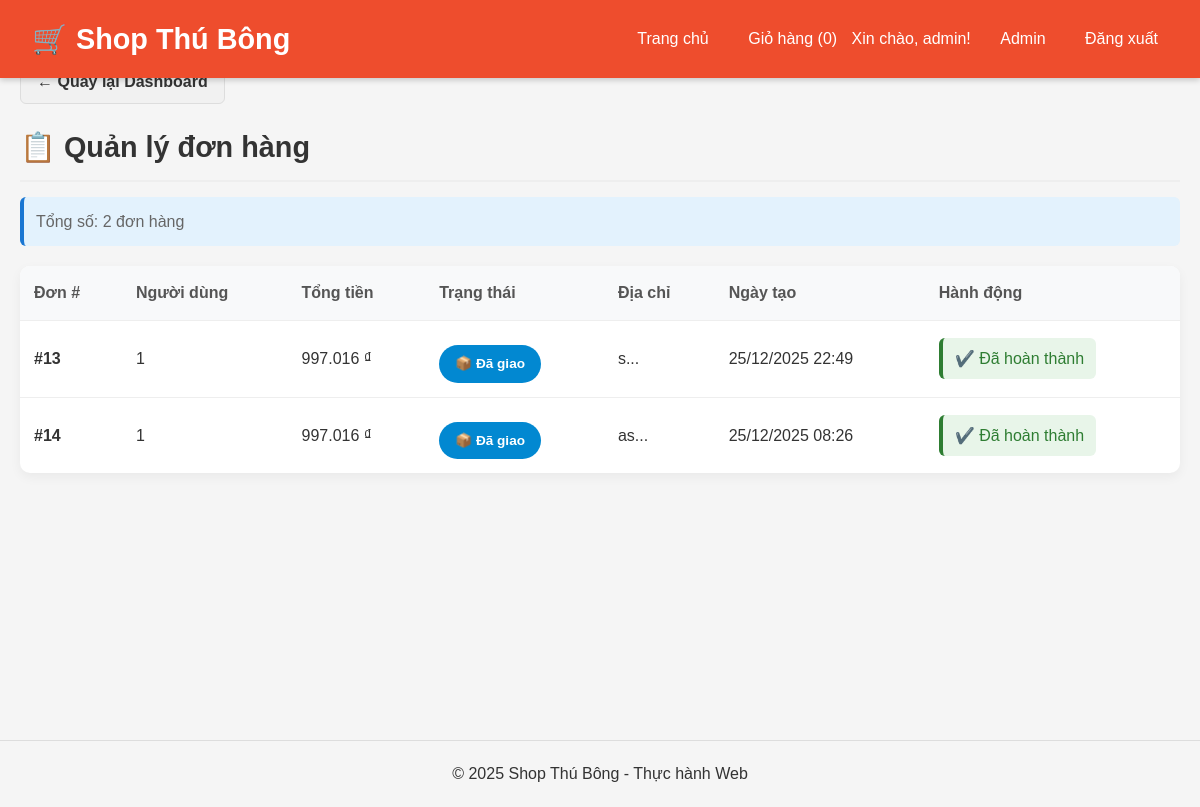
/admin/manage_orders.php (signed in), run on the app's committed database.
### tables this page shows
CREATE TABLE `orders` (
  `id` int(11) NOT NULL,
  `user_id` int(11) DEFAULT NULL,
  `total` decimal(10,2) DEFAULT NULL,
  `status` enum('pending','confirmed','shipped','delivered') DEFAULT 'pending',
  `address` text DEFAULT NULL,
  `phone` varchar(20) NOT NULL,
  `created_at` datetime DEFAULT current_timestamp()
);

### admin/manage_orders.php (the view, shortened to what this page needs)
<?php
include '../includes/db.php';
$stmt = $pdo->query("SELECT * FROM orders ORDER BY created_at DESC");
$orders = $stmt->fetchAll();
$status_map = [
    'pending' => ['label' => '⏳ Chờ xác nhận', 'color' => '#f57c00'],
    'confirmed' => ['label' => '✅ Đã xác nhận', 'color' => '#388e3c'],
    'shipped' => ['label' => '🚚 Đang giao', 'color' => '#1976d2'],
    'delivered' => ['label' => '📦 Đã giao', 'color' => '#0288d1']
];
?>
<!DOCTYPE html>
<html lang="vi">
<head>
    <link rel="stylesheet" href="assets/css/style.css">
</head>
<body>
<?php include '../includes/header.php'; ?>
<main class="container">
    <a href="admin/dashboard.php" class="back-link">&larr; Quay lại Dashboard</a>
    <h2>📋 Quản lý đơn hàng</h2>
    <p class="info">Tổng số: <?= count($orders) ?> đơn hàng</p>
    <table class="order-table">
        <thead>
            <tr>
                <th>Đơn #</th>
                <th>Người dùng</th>
                <th>Tổng tiền</th>
                <th>Trạng thái</th>
                <th>Địa chỉ</th>
                <th>Ngày tạo</th>
                <th>Hành động</th>
            </tr>
        </thead>
        <tbody>
            <?php foreach ($orders as $o): ?>
            <tr>
                <td><strong>#<?= $o['id'] ?></strong></td>
                <td><?= $o['user_id'] ?: 'Khách' ?></td>
                <td><?= number_format($o['total'], 0, ',', '.') ?> ₫</td>
                <td>
                    <span class="status-badge" style="background: <?= $status_map[$o['status']]['color'] ?>">
                        <?= $status_map[$o['status']]['label'] ?>
                    </span>
                </td>
                <td><?= htmlspecialchars(substr($o['address'], 0, 30)) ?>...</td>
                <td><?= date('d/m/Y H:i', strtotime($o['created_at'])) ?></td>
                <td>
                    <form method="POST" style="display:inline;">
                        <?php if ($o['status'] === 'pending'): ?>
                            <button type="submit" name="action" value="confirm" class="btn btn-confirm">
                                ✅ Xác nhận
                            </button>
                        <?php elseif ($o['status'] === 'confirmed'): ?>
                            <button type="submit" name="action" value="ship" class="btn btn-ship">🚚 Giao hàng</button>
                        <?php elseif ($o['status'] === 'shipped'): ?>
                            <button type="submit" name="action" value="deliver" class="btn btn-deliver">📦 Hoàn thành</button>
                        <?php else: ?>
                            <span class="success">✔️ Đã hoàn thành</span>
                        <?php endif; ?>
                    </form>
                </td>
            </tr>
            <?php endforeach; ?>
        </tbody>
    </table>
</main>
<?php include '../includes/footer.php'; ?>
</body>
</html>

### assets/css/style.css (style rules this page uses)
* { box-sizing: border-box; margin: 0; padding: 0; font-family: Arial, sans-serif; }
body { line-height: 1.6; color: #333; background: #f5f5f5; padding: 40px 0 0 0; }
.back-link { display: inline-block; margin-bottom: 20px; padding: 8px 16px; background: #f1f1f1; color: #333; text-decoration: none; border-radius: 6px; font-weight: bold; border: 1px solid #ddd; transition: all 0.3s; }
main { padding: 20px; max-width: 1200px; margin: 80px auto 20px; min-height: calc(100vh - 140px); }
.container { max-width: 1200px; margin: 0 auto; padding: 20px; }
.container h2 { color: #333; margin-bottom: 15px; font-size: 1.8rem; border-bottom: 2px solid #eee; padding-bottom: 10px; }
.container p { color: #666; margin-bottom: 20px; }
.order-table, .products-table, .users-table { width: 100%; border-collapse: collapse; margin-top: 20px; background: white; border-radius: 10px; overflow: hidden; box-shadow: 0 4px 12px rgba(0,0,0,0.05); }
.order-table th, .order-table td, .products-table th, .products-table td, .users-table th, .users-table td { padding: 14px; text-align: left; border-bottom: 1px solid #eee; }
.order-table th, .products-table th, .users-table th { background: #f8f9fa; font-weight: 600; color: #555; }
.order-table tr:last-child td, .products-table tr:last-child td, .users-table tr:last-child td { border-bottom: none; }
.status-badge { display: inline-block; padding: 4px 8px; border-radius: 4px; font-size: 0.85rem; font-weight: bold; color: white; }
table form { display: inline; margin: 0; padding: 0; }
.success { color: #2e7d32; background: #e8f5e9; padding: 12px; border-radius: 6px; margin-bottom: 20px; border-left: 4px solid #2e7d32; }
.info { color: #1976d2; background: #e3f2fd; padding: 12px; border-radius: 6px; margin-bottom: 20px; border-left: 4px solid #1976d2; }
.status-badge { display: inline-block; padding: 8px 16px; border-radius: 20px; font-weight: bold; color: white; margin-top: 10px; }

### data on the page
orders: id "13", user "1", total "997.016", status "📦 Đã giao", address "s", created_at "25/12/2025 22:49", shows "✔️ Đã hoàn thành"
orders: id "14", user "1", total "997.016", status "📦 Đã giao", address "as", created_at "25/12/2025 08:26", shows "✔️ Đã hoàn thành"

### other printed values
$count "0"
$_SESSION['username'] "admin"
count($orders) "2"
